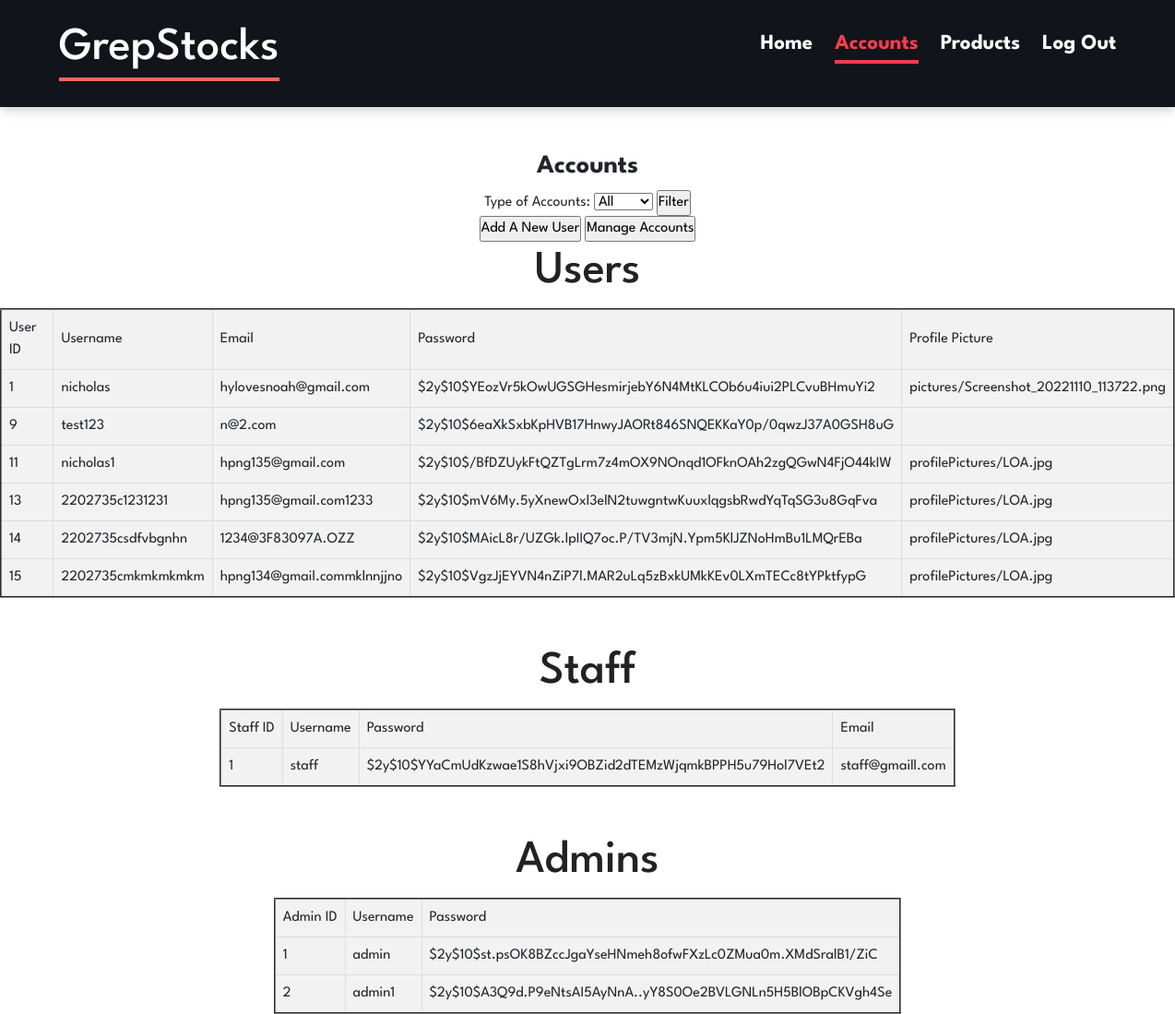
The app's page /Admin/viewAccounts.php (signed in) with its own data.
### tables this page shows
CREATE TABLE `users` (
  `userID` int(11) NOT NULL,
  `username` varchar(255) NOT NULL,
  `email` varchar(512) NOT NULL,
  `password` longtext NOT NULL,
  `profilepicture` mediumtext DEFAULT NULL,
  `secretKey` varchar(1024) NOT NULL,
  `cartID` int(11) DEFAULT NULL
);

CREATE TABLE `staff` (
  `staffID` int(11) NOT NULL,
  `username` varchar(255) NOT NULL,
  `password` text NOT NULL,
  `email` varchar(255) NOT NULL
);

### Admin/viewAccounts.php (the view, shortened to what this page needs)
<!DOCTYPE html>
<html lang="en">
<head>
    <link rel="stylesheet" href="https://stackpath.bootstrapcdn.com/bootstrap/4.5.2/css/bootstrap.min.css">
    <link rel="stylesheet" href="../css/grepstock.css">
</head>
<body>
    <div>
        <?php include 'adminNavbar.php'; ?>
        <br><br>
    </div>
    <div>
        <h3 style="text-align: center"><b>Accounts</b></h3>
        <?php
        $filter = isset($_GET['filter']) ? $_GET['filter'] : 'all';
        ?>
        <form action="viewAccounts.php" method="GET" style="text-align:center">Type of Accounts:
            <select name="filter">
                <option value="all" <?php if ($filter == 'all')
                    echo 'selected'; ?>>All</option>
            </select>
            <input type="submit" value="Filter">
        </form>
        <div style="text-align: center; border: 1px">
            <input type="button" onclick="location='addform.php'" value="Add A New User">
            <input type="button" onclick="location='manageAccounts.php'" value="Manage Accounts">
        </div>
        <?php
        include("connection.php");
        function displayUser($con)
        {
            $statement = $con->prepare("SELECT userID, username, email, password, profilepicture FROM users");
            $statement->execute();
            echo "<h1><center>Users</center></h1>";
            $statement->bind_result($userID, $username, $email, $password, $profilePicture);
            $statement->store_result();
            echo "<table border='2' class='table2'>";
            echo "<tr><td>" . "User ID" . "</td><td>" . "Username" . "</td><td>" . "Email" . "</td><td>" . "Password" . "</td><td>" . "Profile Picture" . "</td></tr>";
            while ($statement->fetch()) {
                echo "<tr><td>" . $userID . "</td><td>" . $username . "</td><td>" . $email . "</td><td>" . $password . "</td><td>" . $profilePicture . "</td></tr>";
            }
            echo "</table><br><br>";
        }
        function displayStaff($con)
        {
            $statement = $con->prepare("SELECT staffID, username, password, email FROM staff");
            $statement->execute();
            echo "<h1><center>Staff</center></h1>";
            $statement->bind_result($staffID, $username, $password, $email);
            $statement->store_result();
            echo "<table border='2' class='table2'>";
            echo "<tr><td>" . "Staff ID" . "</td><td>" . "Username" . "</td><td>" . "Password" . "</td><td>" . "Email" . "</td></tr>";
            while ($statement->fetch()) {
                echo "<tr><td>" . $staffID . "</td><td>" . $username . "</td><td>" . $password . "</td><td>" . $email . "</td></tr>";
            }
            echo "</table><br><br>";
        }
        function displayAdmin($con)
        {
            $statement = $con->prepare("SELECT adminID, username, password FROM admin");
            $statement->execute();
            echo '<h1><center>Admins</center></h1>';
            $statement->bind_result($adminID, $username, $password);
            $statement->store_result();
            echo "<table border='2' class='table2'>";
            echo "<tr><td>" . "Admin ID" . "</td><td>" . "Username" . "</td><td>" . "Password" . "</td></tr>";
            while ($statement->fetch()) {
                echo "<tr><td>" . $adminID . "</td><td>" . $username . "</td><td>" . $password . "</td></tr>";
            }
            echo "</table>";
        }
        switch ($filter) {
            case "all":
                displayUser($con);
                displayStaff($con);
                displayAdmin($con);
                break;
        }
        ?>
    </div>
</body>
</html>

### css/grepstock.css (style rules this page uses)
* { margin: 0; padding: 0; box-sizing: border-box; scroll-behavior: smooth; font-family: 'League Spartan', sans-serif; }
body { height: 100%; background-color: white; }
h1 { font-size: 50px; line-height: 64px; color: #222; }
body, .main-wrapper { display: flex; flex-direction: column; min-height: 100vh; }
.table2 { margin-left: auto; margin-right: auto; }
.table2 tr { border: 1px solid #ddd; padding:8px; text-align:left; background-color: #f2f2f2; }
.table2 td { border: 1px solid #ddd; padding:8px; text-align:left; }

### records on screen
users: userID "1", username "nicholas", email "hylovesnoah@gmail.com", password "$2y$10$YEozVr5kOwUGSGHesmirjebY6N4MtKLCOb6u4iui2PLCvuBHmuYi2", profilepicture "pictures/Screenshot_20221110_113722.png"
users: userID "9", username "test123", email "n@2.com", password "$2y$10$6eaXkSxbKpHVB17HnwyJAORt846SNQEKKaY0p/0qwzJ37A0GSH8uG"
users: userID "11", username "nicholas1", email "hpng135@gmail.com", password "$2y$10$/BfDZUykFtQZTgLrm7z4mOX9NOnqd1OFknOAh2zgQGwN4FjO44kIW", profilepicture "profilePictures/LOA.jpg"
users: userID "13", username "2202735c1231231", email "hpng135@gmail.com1233", password "$2y$10$mV6My.5yXnewOxl3elN2tuwgntwKuuxlqgsbRwdYqTqSG3u8GqFva", profilepicture "profilePictures/LOA.jpg"
users: userID "14", username "2202735csdfvbgnhn", email "1234@3F83097A.OZZ", password "$2y$10$MAicL8r/UZGk.lpIIQ7oc.P/TV3mjN.Ypm5KlJZNoHmBu1LMQrEBa", profilepicture "profilePictures/LOA.jpg"
users: userID "15", username "2202735cmkmkmkmkm", email "hpng134@gmail.commklnnjjno", password "$2y$10$VgzJjEYVN4nZiP7l.MAR2uLq5zBxkUMkKEv0LXmTECc8tYPktfypG", profilepicture "profilePictures/LOA.jpg"
staff: staffID "1", username "staff", password "$2y$10$YYaCmUdKzwae1S8hVjxi9OBZid2dTEMzWjqmkBPPH5u79Hol7VEt2", email "staff@gmaill.com"

### other values on screen
$adminID "1"
$username "admin"
$password "$2y$10$st.psOK8BZccJgaYseHNmeh8ofwFXzLc0ZMua0m.XMdSralB1/ZiC"
$adminID "2"
$username "admin1"
$password "$2y$10$A3Q9d.P9eNtsAI5AyNnA..yY8S0Oe2BVLGNLn5H5BlOBpCKVgh4Se"
